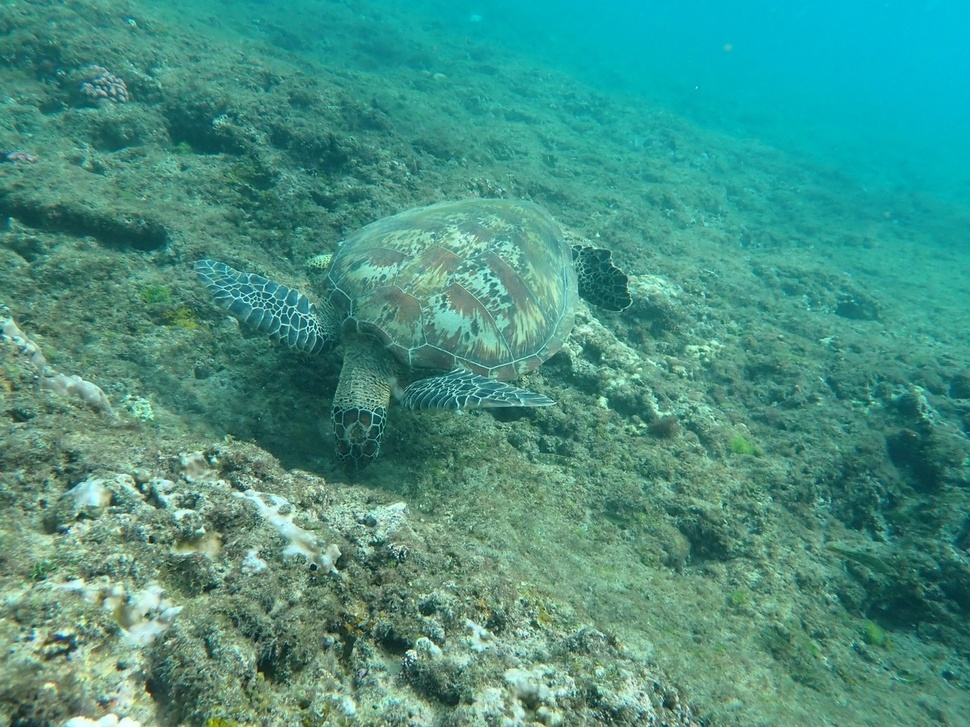
#> input picture CHAPTER4_Morphology_and_edge_detection/3_2_Edge_detection/turtle.jpg, 970 x 727 px, shrunk from 1280 x 960 before the run
$ python -i 3_2_Canny_detection.py   (imports and definitions only)   (older library calls are emulated)
#> lines starting #> are read from the running program, lines starting #| are printed output that depends on the picture; after the words box and inside, x2 and y2 are one past the last pixel; in counts of white or black regions, pixels touching at a corner belong together
#> further down, picture is the input picture: shape (727, 970, 3); mean B, G, R 130.8, 146.2, 71.8
import cv2
import os
import numpy as np

#-------------------------------------------------------
def canny_edge_detection(image, sigma=1, kernel_size=3, low_threshold=10, high_threshold=150):
    """Canny edge detection algorithm implementation from scratch"""
#> called with sigma = 1, kernel_size = 3, low_threshold = 10, high_threshold = 150
    # Convert the image to grayscale
    gray = cv2.cvtColor(image, cv2.COLOR_BGR2GRAY)
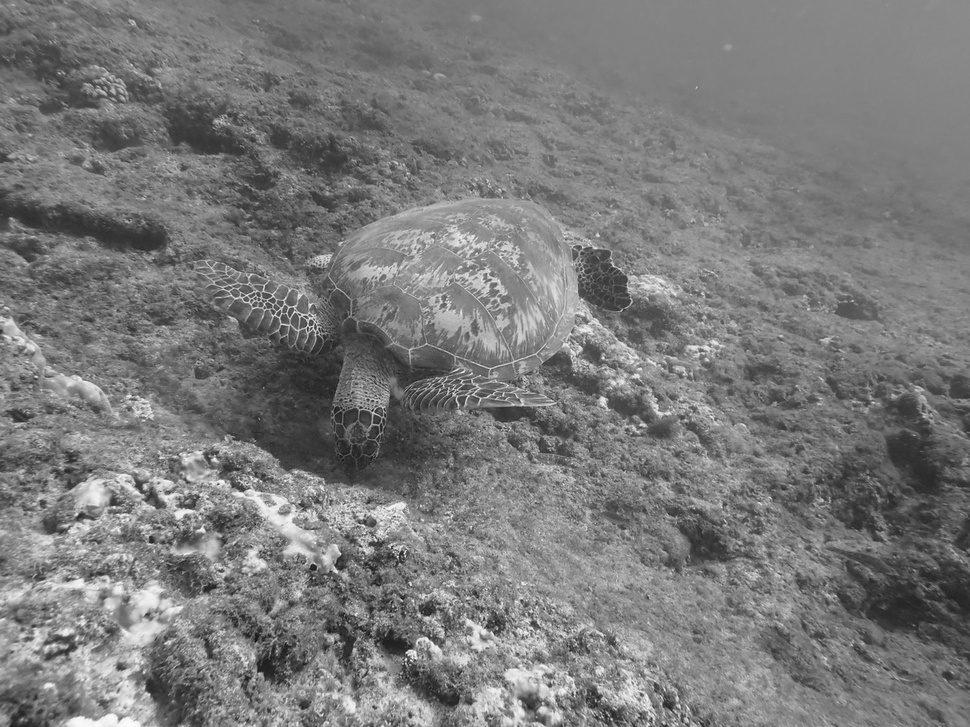
#> gray: shape (727, 970); min 16, max 252, mean 122.2
    # Apply Gaussian filter to smooth the image
    blur = cv2.GaussianBlur(gray, (kernel_size, kernel_size), sigma)
    # Calculate the gradient magnitude and direction using Sobel operators
    dx = cv2.Sobel(blur, cv2.CV_64F, 1, 0, ksize=3)
    dy = cv2.Sobel(blur, cv2.CV_64F, 0, 1, ksize=3)
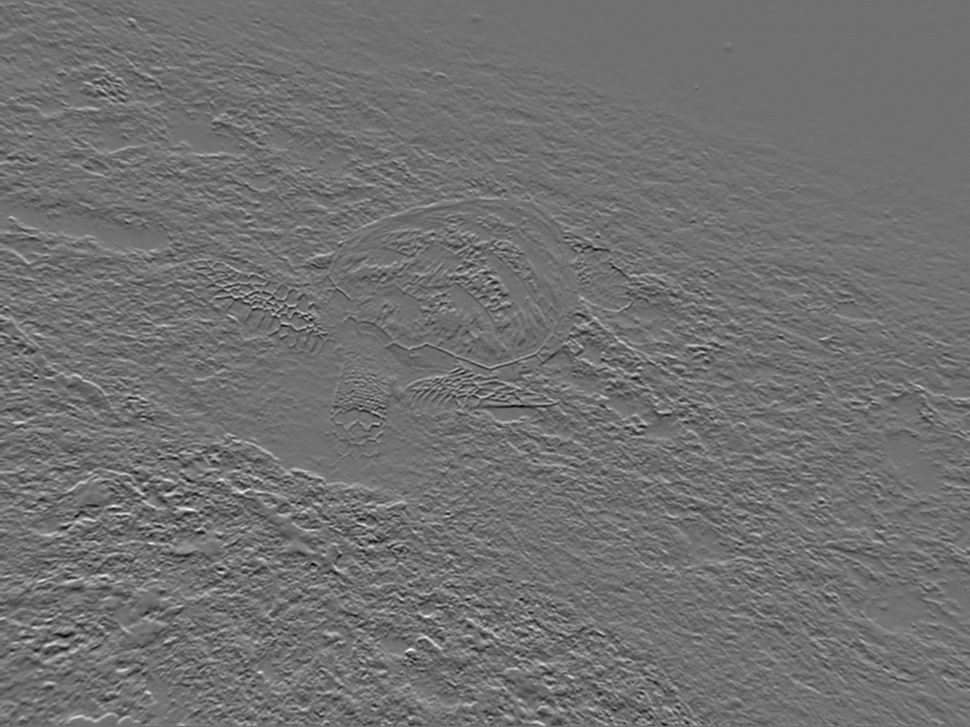
#> dy: shape (727, 970) float64; min -401, max 503, mean 0.1; drawn with min black and max white
    mag = np.sqrt(dx*dx + dy*dy)
    angle = np.arctan2(dy, dx) * 180 / np.pi
    # Quantize the gradient direction into 4 possible angles: 0, 45, 90, and 135 degrees
    angle[angle < 0] += 180
    angle[angle >= 157.5] = 0
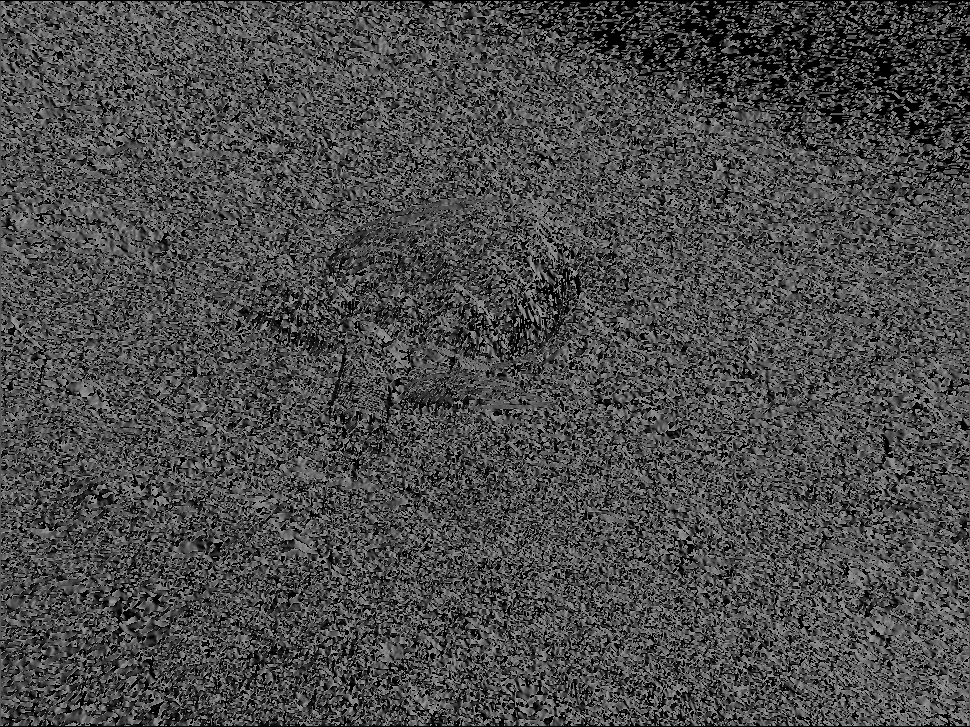
#> angle: shape (727, 970) float64; min 0, max 157.5, mean 75
    angle[(angle >= 22.5) & (angle < 67.5)] = 45
#> angle: shape (727, 970) float64; 17.5% of pixels changed, all inside (x1, y1, x2, y2) = (1, 1, 969, 726)
    angle[(angle >= 67.5) & (angle < 112.5)] = 90
    angle[(angle >= 112.5) & (angle < 157.5)] = 135
    # Apply non-maximum suppression to thin the edges
    suppressed = np.zeros_like(mag)
    for i in range(1, mag.shape[0]-1):
        for j in range(1, mag.shape[1]-1):
            direction = angle[i, j]
            if direction == 0:
                if mag[i, j] > mag[i, j-1] and mag[i, j] > mag[i, j+1]:
                    suppressed[i, j] = mag[i, j]
            elif direction == 45:
                if mag[i, j] > mag[i-1, j+1] and mag[i, j] > mag[i+1, j-1]:
                    suppressed[i, j] = mag[i, j]
            elif direction == 90:
                if mag[i, j] > mag[i-1, j] and mag[i, j] > mag[i+1, j]:
                    suppressed[i, j] = mag[i, j]
            elif direction == 135:
                if mag[i, j] > mag[i-1, j-1] and mag[i, j] > mag[i+1, j+1]:
                    suppressed[i, j] = mag[i, j]
    # Apply hysteresis thresholding to determine the final edges
    strong_edges = suppressed > high_threshold
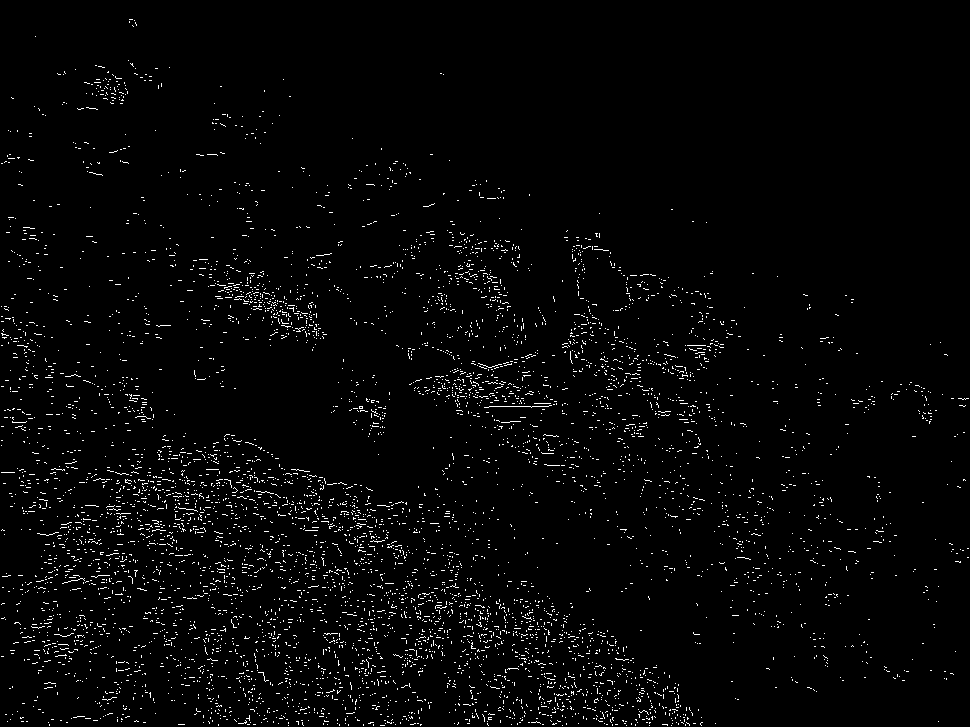
#> strong_edges: shape (727, 970) bool; 2.4% white in thin lines or dots
    weak_edges = (suppressed >= low_threshold) & (suppressed <= high_threshold)
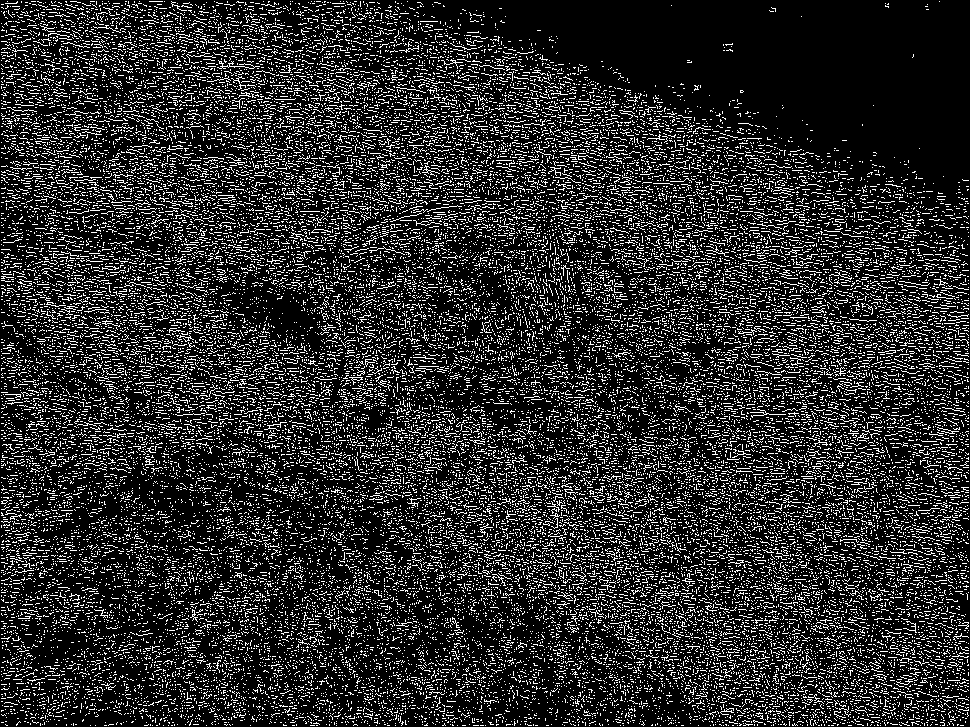
#> weak_edges: shape (727, 970) bool; 17% white in thin lines or dots
    edges = np.zeros_like(suppressed)
    edges[strong_edges] = 255
    for i in range(1, edges.shape[0]-1):
        for j in range(1, edges.shape[1]-1):
            if weak_edges[i, j]:
                if (edges[i-1:i+2, j-1:j+2] > high_threshold).any():
                    edges[i, j] = 255
    return edges
#----------------------------------------

#defining the custom canny detector
# [56 lines left out: function Canny_detector, not called in this run]

# [20 lines not run here, left out]
    # cv2.imshow("image",image)
    # cv2.imshow("edge image", edges)
    # cv2.waitKey(0)

>>> import cv2
>>> picture = cv2.imread('turtle.jpg')
>>> result = canny_edge_detection(picture)
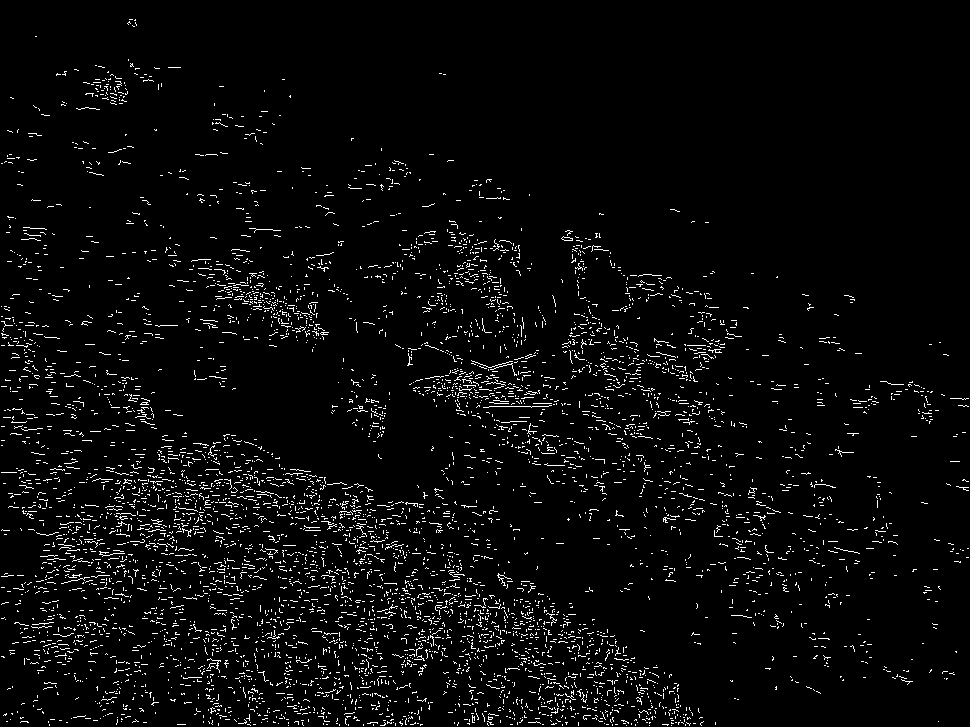
#> result: shape (727, 970) float64; 3.8% white in thin lines or dots
